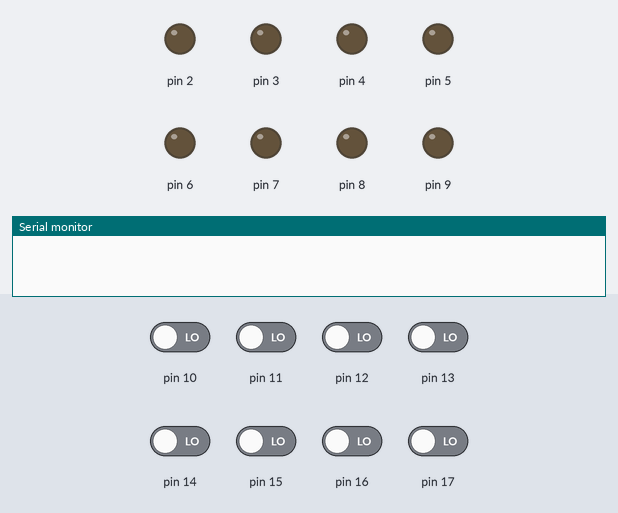
Recording of a sketch running on a simulated Arduino Uno, built with avr-gcc and run on an emulated ATmega328P. Parts: output pins drawn as LEDs (lit = HIGH), the last lines printed to the serial monitor. Inputs (shaded band) come from the test bench; at power-on: pin 10–17 LOW.

Above: at 1.2 s.
1.3 s: pin 10 driven HIGH and pin 14 driven HIGH
At 1.9 s:
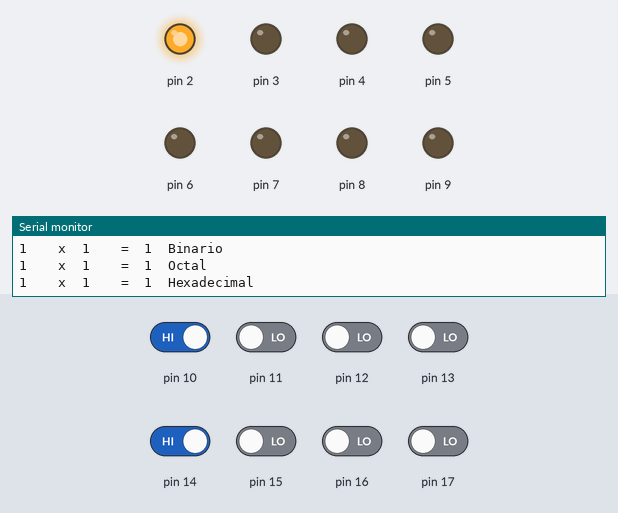
2.8 s: pin 11 driven HIGH
At 3.1 s:
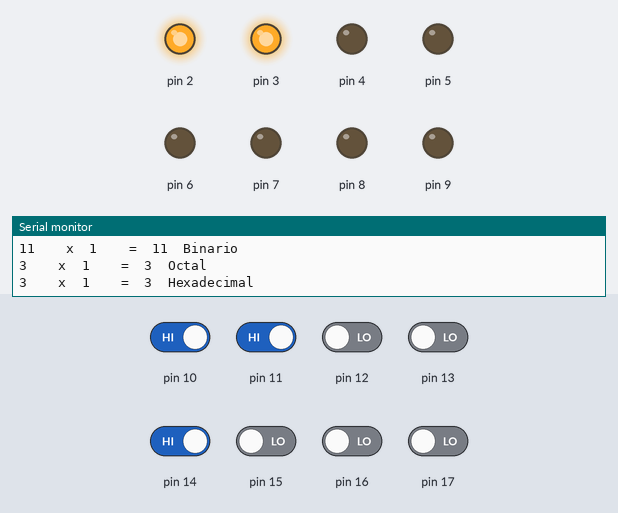
4.3 s: pin 13 driven HIGH
At 5.4 s:
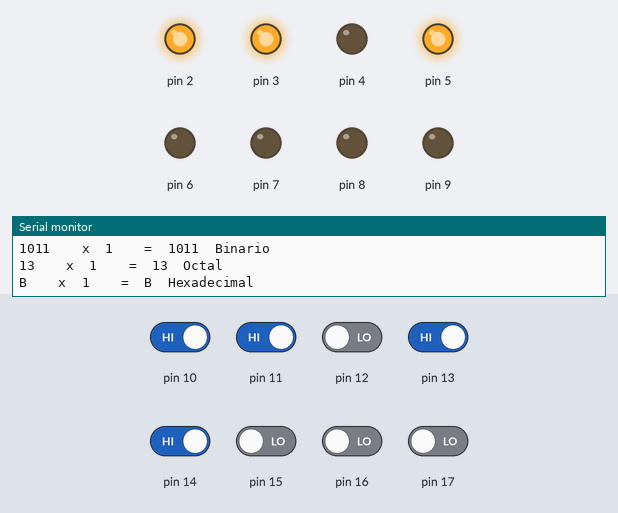
5.8 s: pin 10 driven LOW
At 6.5 s:
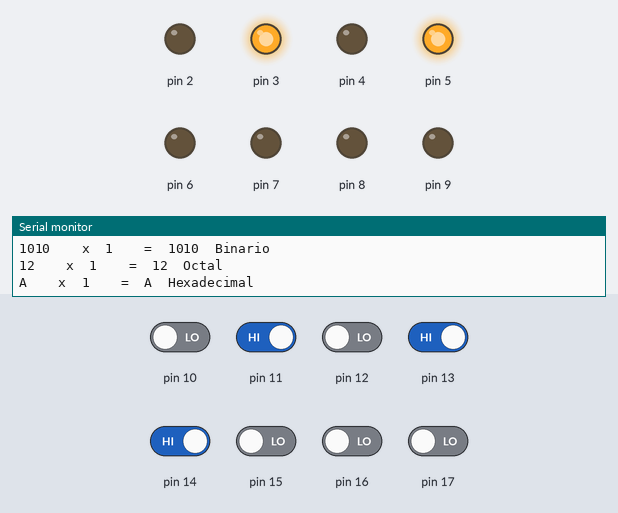
7.3 s: pin 12 driven HIGH
At 7.7 s:
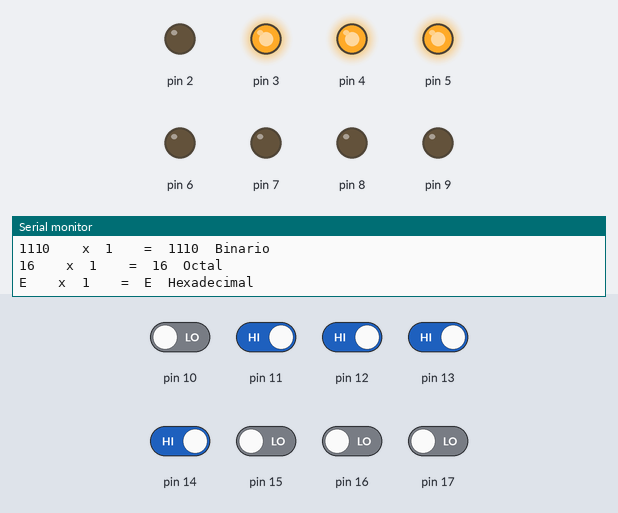
8.8 s: pin 15 driven HIGH
At 10.0 s:
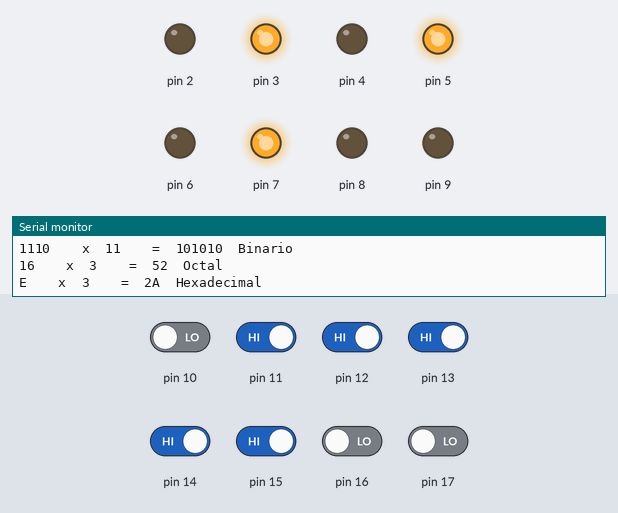
Timing chart, 0 to 11.3 s (numbered marks = the images above; inputs shaded):
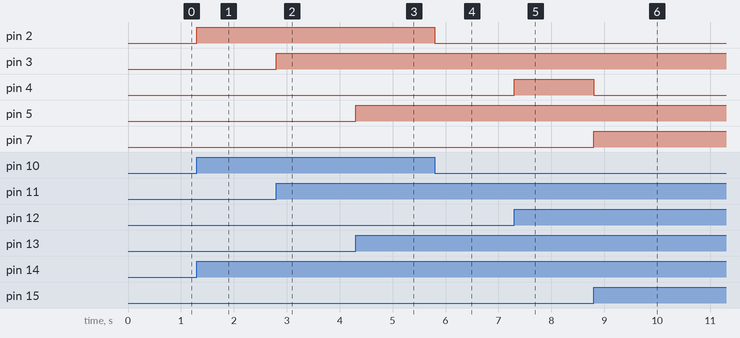

The sketch:

MultiplicadorBinario.ino
```cpp
/*******************************************************************************
  *  Áster Electrónica
  *  Multiplicador Binario de 4bits
  *  Abstract: En este ejemplo, se tendran dos números de 4 bits como entrada
  *  a la salida se tendrá un número de 8 bits representado por leds, el
  *  resultado también se puede visualizar desde el monitor serial del IDE.
  *  Creado por Miguel AngelLo.
  *  LinkedIn: @miguelangello21
  *  Conexiones físicas:
  *        Tarjeta UNO | Entradas
  *               5V -> VCC
  *              GND -> GND
  *               A0 <- C0
  *               A1 <- C1
  *               A2 <- C2
  *               A3 <- C3
  *               10 <- B0
  *               11 <- B1
  *               12 <- B2
  *               13 <- B3
  *        Tarjeta UNO | Salidas
  *               5V -> VCC
  *              GND -> GND
  *                2 -> D0
  *                3 -> D1
  *                4 -> D2
  *                5 -> D3
  *                6 -> D4
  *                7 -> D5
  *                8 -> D6
  *                9 -> D7
********************************************************************************/
  //Declaramos dos variables para los factores
  byte factor1 = 0;
  byte factor2 = 0;
  //Declaramos una variable que almacenará el resultado de la multiplicación
  byte resultado = 0;
  //En esta variable se alojará el resultado de la suma anterior
  byte comparador= 0;
  //Declaramos dos variables porque la salida se dividirá en dos partes
  byte salida1= 0;
  byte salida2= 0;
  //En esta variable se almacenará el resultado total
  byte total= 0;

//void setup es un ciclo que sólo se ejecuta una vez, sirve para ejecutar las configuraciones del microcontrolador al encenderlo
void setup() {
  //Declaramos todo el puerto B y C como entrada
  //Declaramos como entrada PB2,PB3,PB4 y PB5. En este caso PB0 y PB1 serán salidas.
  DDRB = B00000011;
  //Declaramos todo el puerto C como entrada.
  DDRC = B00000000;
  //Declaramos PD2,PD3,PD4,PD5,PD6 y PD7 como entradas SIN modificar el estado de PD0 y PD1.
  DDRD |= B11111100;

  //Iniciamos la comunicación serial
  Serial.begin(9600);


}

//void loop es un ciclo que se va a ejecutar de manera infinita, es un bucle infinito
void loop() {
  //Le asigno a la variable 'sumando1' el valor del puertoB recorrido 2 lugares hacia la derecha e "ignoro" los 4 bits más significativos.
  factor1 = (PINB>>2) & B00001111;
  //Le asigno a la variable 'sumando2' el valor del puerto C e 'ignoro' los 4 bits más significativos.
  factor2 = PINC & B00001111;
  //Le asigno a la variable 'resultado' el valor de la multiplicación de ambos números
  resultado = factor1*factor2;
  //Le asigno a la variable salida1 el valor del resultado, pero recorrido dos lugares hacia la izquierda.
  salida1 = resultado << 2;
  //Le asigno a la variable salida2 el valor del resultado, pero recorrido seis lugares hacia la derecha.
  salida2 = resultado >> 6;
  //Si el valor del resultado cambia, quiere decir que hubo un cambio en las entradas
  //entonces la salida cambiará, de no ser así, el resultado se estará imprimiendo para siempre.
  if(resultado != comparador){
    //Asigno al puertoD el valor de salida1 que contiene los 6 bits menos significativos del resultado
    PORTD = salida1;
    //Asigno al puertoD el valor de salida1 que contiene los 2 bits más significativos del resultado
    PORTB = salida2;
    //Esta función imprime la operación en la terminal serial
    imprimeResultado();
    //Almaceno en la variable 'comparador' el último resultado para futuras comparaciones.
    comparador=resultado;
  }

}
//Yo hice esta función(:
void imprimeResultado(){
  Serial.print("Factor 1");
  Serial.print("\tx\t");
  Serial.print("Factor 2");
  Serial.print("\t=\t");
  Serial.println("Resultado");

  Serial.print(factor1);
  Serial.print("\t\tx\t");
  Serial.print(factor2);
  Serial.print("\t\t=\t");
  Serial.print(resultado);
  Serial.println("\tDecimal");

  Serial.print(factor1,BIN);
  Serial.print("\t\tx\t");
  Serial.print(factor2,BIN);
  Serial.print("\t\t=\t");
  Serial.print(resultado,BIN);
  Serial.println("\tBinario");

  Serial.print(factor1,OCT);
  Serial.print("\t\tx\t");
  Serial.print(factor2,OCT);
  Serial.print("\t\t=\t");
  Serial.print(resultado,OCT);
  Serial.println("\tOctal");

  Serial.print(factor1,HEX);
  Serial.print("\t\tx\t");
  Serial.print(factor2,HEX);
  Serial.print("\t\t=\t");
  Serial.print(resultado,HEX);
  Serial.println("\tHexadecimal");
  }
```

Measured:
- after the input at 1.3 s, pin 2: LOW → HIGH at once
- after the input at 2.8 s, pin 3: LOW → HIGH at once
- after the input at 4.3 s, pin 5: LOW → HIGH at once
- after the input at 5.8 s, pin 2: HIGH → LOW at once
- after the input at 7.3 s, pin 4: LOW → HIGH at once
- after the input at 8.8 s, pin 4: HIGH → LOW at once; pin 7: LOW → HIGH at once
